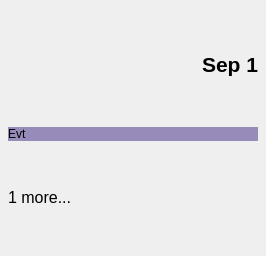
<?xml version="1.0" encoding="UTF-8"?>
<ui version="4.0">
 <class>touka::DateGridWidget</class>
 <widget class="QWidget" name="touka::DateGridWidget">
  <property name="geometry">
   <rect>
    <x>0</x>
    <y>0</y>
    <width>266</width>
    <height>256</height>
   </rect>
  </property>
  <property name="windowTitle">
   <string>DateGridWidget</string>
  </property>
  <layout class="QVBoxLayout" name="verticalLayout">
   <property name="leftMargin">
    <number>8</number>
   </property>
   <property name="topMargin">
    <number>8</number>
   </property>
   <property name="rightMargin">
    <number>8</number>
   </property>
   <property name="bottomMargin">
    <number>8</number>
   </property>
   <item>
    <layout class="QHBoxLayout" name="horizontalLayout">
     <item>
      <spacer name="horizontalSpacer">
       <property name="orientation">
        <enum>Qt::Horizontal</enum>
       </property>
       <property name="sizeHint" stdset="0">
        <size>
         <width>40</width>
         <height>20</height>
        </size>
       </property>
      </spacer>
     </item>
     <item>
      <widget class="QLabel" name="lbDate">
       <property name="sizePolicy">
        <sizepolicy hsizetype="Fixed" vsizetype="Fixed">
         <horstretch>0</horstretch>
         <verstretch>0</verstretch>
        </sizepolicy>
       </property>
       <property name="font">
        <font>
         <pointsize>16</pointsize>
         <bold>true</bold>
        </font>
       </property>
       <property name="text">
        <string>Sep 1</string>
       </property>
       <property name="alignment">
        <set>Qt::AlignRight|Qt::AlignTrailing|Qt::AlignVCenter</set>
       </property>
      </widget>
     </item>
    </layout>
   </item>
   <item>
    <widget class="QLabel" name="lvEvent">
     <property name="minimumSize">
      <size>
       <width>0</width>
       <height>14</height>
      </size>
     </property>
     <property name="maximumSize">
      <size>
       <width>16777215</width>
       <height>14</height>
      </size>
     </property>
     <property name="styleSheet">
      <string notr="true">background-color: rgba(90, 72, 148, 150);</string>
     </property>
     <property name="text">
      <string>Evt</string>
     </property>
    </widget>
   </item>
   <item>
    <widget class="QLabel" name="lb1more">
     <property name="minimumSize">
      <size>
       <width>0</width>
       <height>12</height>
      </size>
     </property>
     <property name="maximumSize">
      <size>
       <width>16777215</width>
       <height>12</height>
      </size>
     </property>
     <property name="font">
      <font>
       <pointsize>12</pointsize>
      </font>
     </property>
     <property name="text">
      <string>1 more...</string>
     </property>
     <property name="alignment">
      <set>Qt::AlignLeading|Qt::AlignLeft|Qt::AlignVCenter</set>
     </property>
     <property name="wordWrap">
      <bool>false</bool>
     </property>
     <property name="openExternalLinks">
      <bool>false</bool>
     </property>
    </widget>
   </item>
  </layout>
 </widget>
 <resources/>
 <connections/>
</ui>
